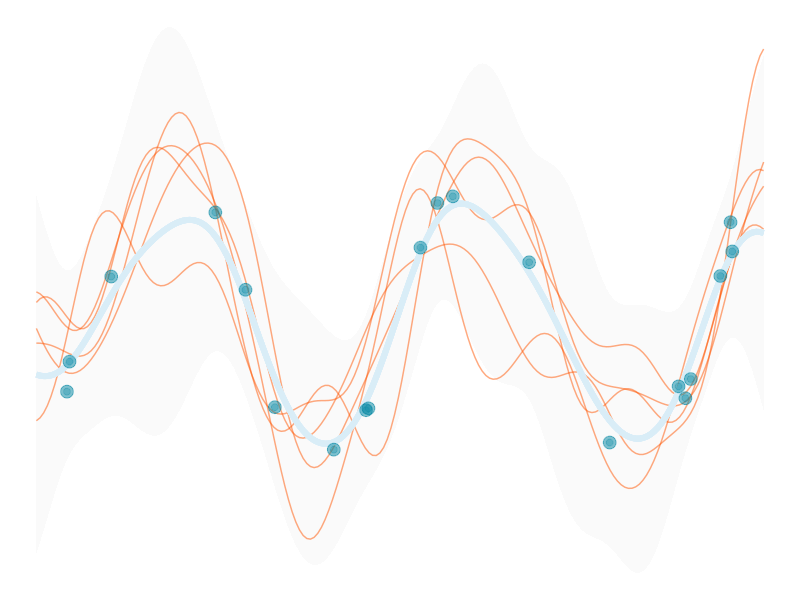

Reproduce this figure in R.
library(tidyverse)

set.seed(123)

l = 1            # for l, sigma_f, sigma_n, see note at covariance function
sigma_f = 1      
sigma_n = .25 
k_eps   = 1e-8   # see note at Kstarstar
n_prior = 5      # number of prior draws
n_post_pred = 5  # number of posterior predictive draws

X_train = 15 * (runif(20) - .5)  
n_train = length(X_train)

# kept sine function for comparison to noise free result
y_train = sin(X_train) + rnorm(n = n_train, sd = .1)  

X_test = seq(-7.5, 7.5, length = 200)
n_test = length(X_test)

gp_mu <- function(x) {
  map_dbl(x, function(x) x = 0)
}

gp_K <- function(
  x,
  y = NULL,
  l = 1,
  sigma_f = 1,
  sigma_n = .5
  ) {
  
  if(!is.null(y)){
    sigma_f * exp( -(1/(2 * l^2)) * as.matrix(dist(x, upper = TRUE, diag = TRUE) ^ 2) ) +
      sigma_n*diag(length(x))    
  }
  else{
    sigma_f * exp( -(1/(2 * l^2)) * as.matrix(dist(x, upper = TRUE, diag = TRUE) ^ 2) )
  }  
}

Ky = gp_K(
  x = X_train,
  y = y_train,
  l = l,
  sigma_f = sigma_f,
  sigma_n = sigma_n
)

# initial matrix
K_ = gp_K(
  c(X_train, X_test),
  l = l,
  sigma_f = sigma_f,
  sigma_n = sigma_n
)

Kstar  = K_[1:n_train, (n_train+1):ncol(K_)]                    # dim = N x N*
tKstar = t(Kstar)                                               # dim = N* x N
Kstarstar = K_[(n_train+1):nrow(K_), (n_train+1):ncol(K_)] +    # dim = N* x N*
  k_eps*diag(n_test)      # the k_eps part is for positive definiteness

Kyinv = solve(Ky)

post_mu = gp_mu(X_test) + tKstar %*% Kyinv %*% (y_train - gp_mu(X_train))
post_K  = Kstarstar - tKstar %*% Kyinv %*% Kstar
s2 = diag(post_K)

y_pp = data.frame(t(MASS::mvrnorm(n_post_pred, mu = post_mu, Sigma = post_K)))

pp_data = data.frame(
  x = X_test,
  y = y_pp,
  fmean = post_mu, 
  se_lower = post_mu - 2 * sqrt(s2),
  se_upper = post_mu + 2 * sqrt(s2)
) %>% 
  pivot_longer(starts_with('y'), names_to = 'variable')

gdat = data.frame(
  x = X_test,
  y = y_pp,
  fmean = post_mu,
  se_lower = post_mu - 2 * sqrt(s2),
  se_upper = post_mu + 2 * sqrt(s2)
) %>%
  gather(key = variable,
         value = value,
         -x,
         -fmean,
         -se_lower,
         -se_upper)

ggplot(aes(x = x, y = value), data = gdat) +
  geom_ribbon(aes(ymin = se_lower, ymax = se_upper, group = variable),
              fill = 'gray98') +
  geom_line(aes(group = variable), color = '#FF550080') +
  geom_line(aes(group = variable, y = fmean),
            color = '#d9edf7',
            size = 2) +
  geom_point(
    aes(x = X_train, y = y_train),
    size = 4,
    color = '#0085a1',
    alpha = .5,
    data = data.frame(X_train, y_train)
  ) +
  geom_point(
    aes(x = X_train, y = y_train),
    size = 2,
    color = '#0085a1',
    alpha = .25,
    data = data.frame(X_train, y_train)
  ) +
  theme_void()

# ggsave('img/gp.svg', width = 6, height = 4, dpi = 300)


# gplite could be used for the posterior mean plot

# X_train = 15 * (runif(20) - .5)  
# n_train = length(X_train)

# # kept sine function for comparison to noise free result
# y_train = sin(X_train) + rnorm(n = n_train, sd = .1)  

# X_test = seq(-7.5, 7.5, length = 200)
# n_test = length(X_test)

# # set up the gp model, and optimize the hyperparameters
# gp <- gp_init(cfs = cf_sexp(), lik = lik_gaussian())
# gp <- gp_optim(gp, X_train, y_train)

# # compute the predictive mean and variance in a grid of points
# # xt <- seq(-4, 4, len = 300)
# pred <- gp_pred(gp, X_test, var = T)

# # visualize
# mu <- pred$mean
# lb <- pred$mean - 2*sqrt(pred$var)
# ub <- pred$mean + 2*sqrt(pred$var)

# ggplot() +
#   geom_ribbon(aes(x = X_test, ymin = lb, ymax = ub), fill = 'gray98') +
#   geom_line(aes(x = X_test, y = mu), size = 1, color = '#ff550080') +
#   geom_point(
#     aes(x = X_train, y = y_train),
#     size = 4,
#     color = '#0085a1',
#     alpha = .5,
#     data = data.frame(X_train, y_train)
#   ) +
#   geom_point(
#     aes(x = X_train, y = y_train),
#     size = 2,
#     color = '#0085a1',
#     alpha = .25,
#     data = data.frame(X_train, y_train)
#   ) +
#   xlab('x') + ylab('y') + theme_void()

